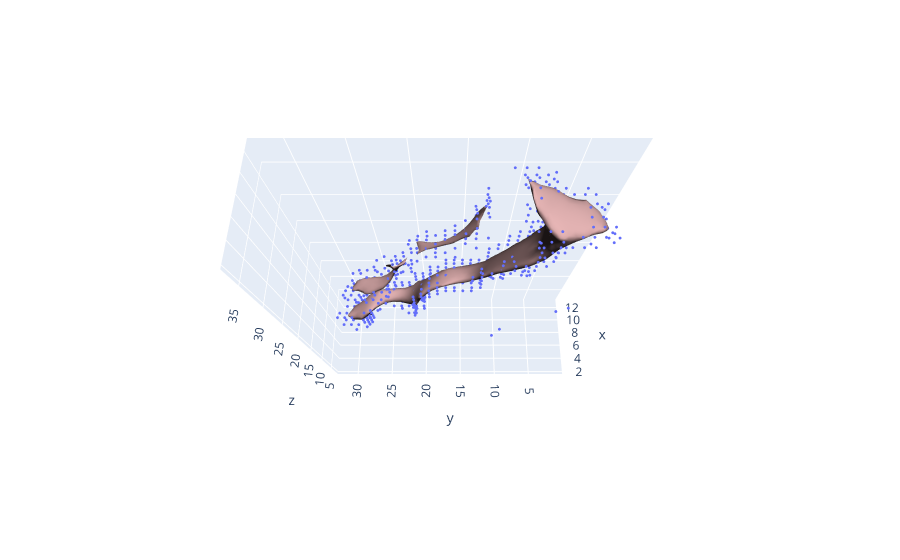

Notebook code for this chart:
### Code cell
fig = cld.draw(list(SPAM_vols.values())[0], th_min=0.2)
cld.draw(list(SPAM_meshes.values())[0], fig=fig)

### Figure 1 — Plotly figure (JSON) as saved in the notebook; plotly's stock layout.template omitted (floating-point values rounded to 4 significant figures; data arrays with more than 128 entries replaced by an {"elided": "..."} marker saying what was removed)
{"data": [{"marker": {"opacity": 1, "size": 1}, "mode": "markers", "type": "scatter3d", "x": {"elided": "602 int values"}, "y": {"elided": "602 int values"}, "z": {"elided": "602 int values"}}, {"color": "rgb(255,200,200)", "i": {"elided": "3530 int values"}, "j": {"elided": "3530 int values"}, "k": {"elided": "3530 int values"}, "lighting": {"ambient": 0.1}, "lightposition": {"x": 0, "y": 0, "z": 0}, "opacity": 1, "type": "mesh3d", "x": {"elided": "1785 float values"}, "y": {"elided": "1785 float values"}, "z": {"elided": "1785 float values"}}], "layout": {"legend": {"itemsizing": "constant"}, "scene": {"aspectmode": "data", "camera": {"eye": {"x": -0.8, "y": 0, "z": 2}}}, "title": {"text": ""}}}
